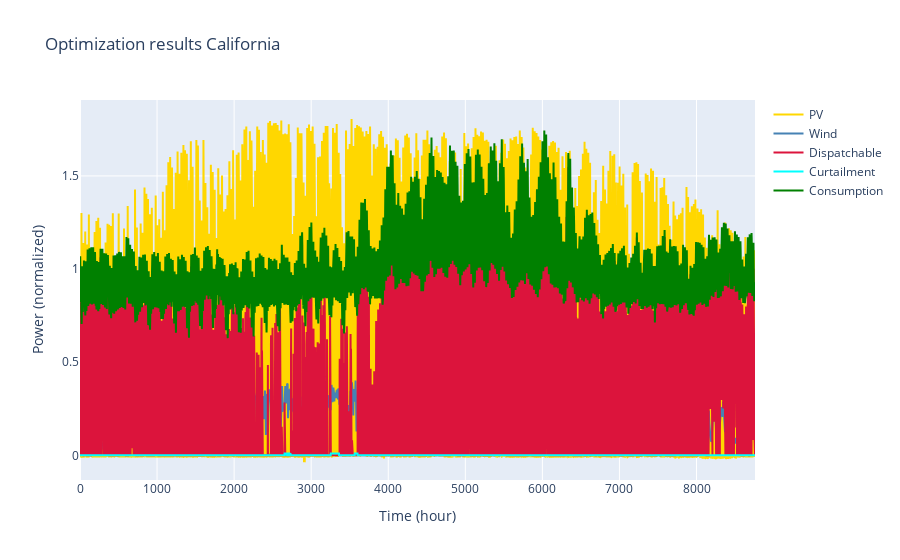

Notebook source saved alongside this figure:
### Code cell
plot_ts_optim([optimized_pv, optimized_wind, optimized_dispatchable, optimized_p_curt,np.array(Load_ts) ], ['PV', 'Wind', 'Dispatchable', 'Curtailment', 'Consumption'], country_name, colors_dict = colors_dict, savefig=False)

### Figure 1 — Plotly figure (JSON) as saved in the notebook; plotly's stock layout.template omitted (floating-point values rounded to 4 significant figures; data arrays with more than 128 entries replaced by an {"elided": "..."} marker saying what was removed)
{"data": [{"marker": {"color": "gold"}, "mode": "lines", "name": "PV", "type": "scatter", "x": {"elided": "8760 int values"}, "y": {"elided": "8760 float values"}}, {"marker": {"color": "steelblue"}, "mode": "lines", "name": "Wind", "type": "scatter", "x": {"elided": "8760 int values"}, "y": {"elided": "8760 float values"}}, {"marker": {"color": "crimson"}, "mode": "lines", "name": "Dispatchable", "type": "scatter", "x": {"elided": "8760 int values"}, "y": {"elided": "8760 float values"}}, {"marker": {"color": "cyan"}, "mode": "lines", "name": "Curtailment", "type": "scatter", "x": {"elided": "8760 int values"}, "y": {"elided": "8760 float values"}}, {"marker": {"color": "green"}, "mode": "lines", "name": "Consumption", "type": "scatter", "x": {"elided": "8760 int values"}, "y": {"elided": "8760 float values"}}], "layout": {"title": {"text": "Optimization results California"}, "xaxis": {"title": {"text": "Time (hour)"}}, "yaxis": {"title": {"text": "Power (normalized)"}}}}
